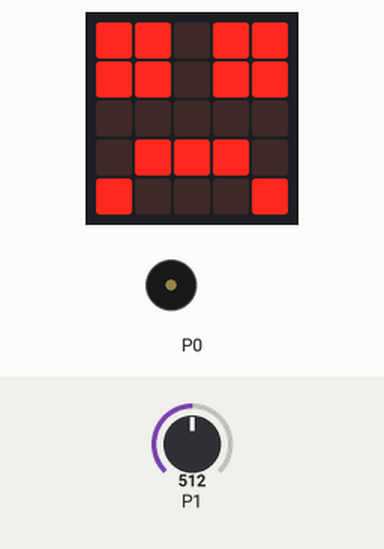
The program below on a simulated BBC micro:bit (MakeCode). Shown: the board's 5×5 LED display, buzzer (waves = sounding). The inputs (shaded band) are chosen by the test bench; at power-on: P1 = 512 (analog values on the 0–1023 scale).

Above: at 5.0 s.
5.1 s: P1 set to 787
16.5 s: P1 set to 812
At 22.0 s:
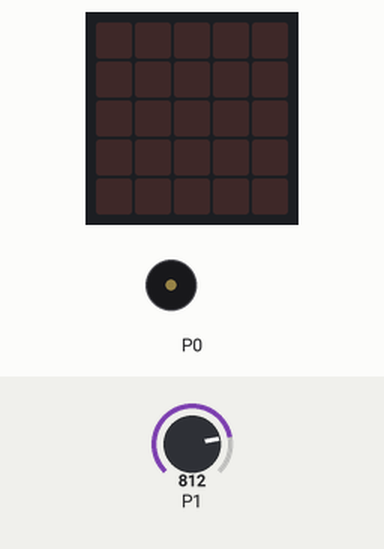
26.3 s: P1 set to 716
At 27.7 s:
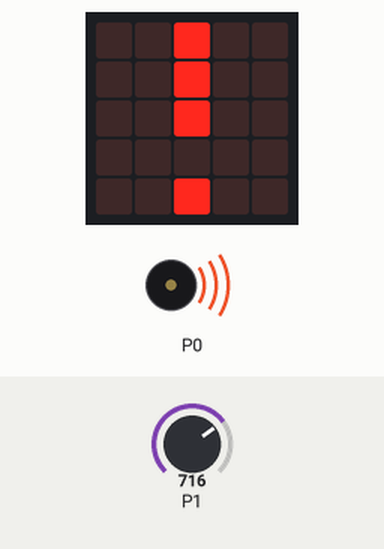
32.7 s: P1 set to 900
At 37.81 s:
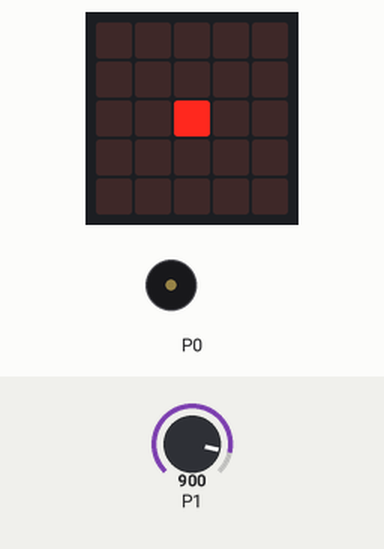
Timing chart, 0 to 39.3 s (numbered marks = the images above; inputs shaded):
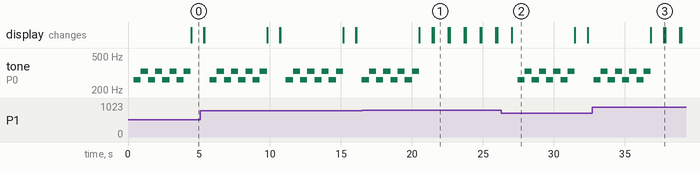

Measured:
- the behaviour switches between 799 and 800 on P1 (found by bisection; images 0 and 1)
- after the input at 16.5 s, tone on P0: goes on until 20.5 s, then stays silent; the display: first differs from a run without the input after 4.9 s (image 1 shows a later state)
- after the input at 26.3 s, tone on P0: silent → 262 Hz after 1.1 s, then repeats every 1.0 s: 330 Hz 0.51 s, 262 Hz 0.51 s; the display: changes after 0.74 s (image 2)
- after the input at 32.7 s, tone on P0: goes on until 36.8 s, then stays silent; the display: first differs from a run without the input after 5.1 s (image 3)
- by itself, tone on P0: plays 262 Hz for 0.51 s, 330 Hz for 0.51 s, 262 Hz for 0.51 s, 330 Hz for 0.51 s, 262 Hz for 0.51 s, 330 Hz for 0.51 s … (17 notes in this stretch)
- what the display in image 1 shows lasts 1.1 s, from 21.5 s to 22.6 s
- what the display in image 2 shows lasts 4.5 s, from 27.0 s to 31.5 s

The program:

main.ts
```typescript
let reading = 0
let number = 0
basic.forever(function () {
    reading = pins.analogReadPin(AnalogPin.P1)
    number = Math.idiv(reading, 50)
    if (number <= 15) {
        basic.showLeds(`
            . . # . .
            . . # . .
            . . # . .
            . . . . .
            . . # . .
            `)
        music.playMelody("C E C E C E C E ", 120)
        basic.showLeds(`
            # # . # #
            # # . # #
            . . . . .
            . # # # .
            # . . . #
            `)
        basic.pause(500)
        basic.clearScreen()
    } else {
        led.plot(2, 2)
        basic.pause(100)
        led.unplot(2, 2)
        basic.pause(1000)
    }
})
```

test.ts
```typescript
// Hier kann man Tests durchführen; diese Datei wird nicht kompiliert, wenn dieses Paket als Erweiterung verwendet wird.
```
